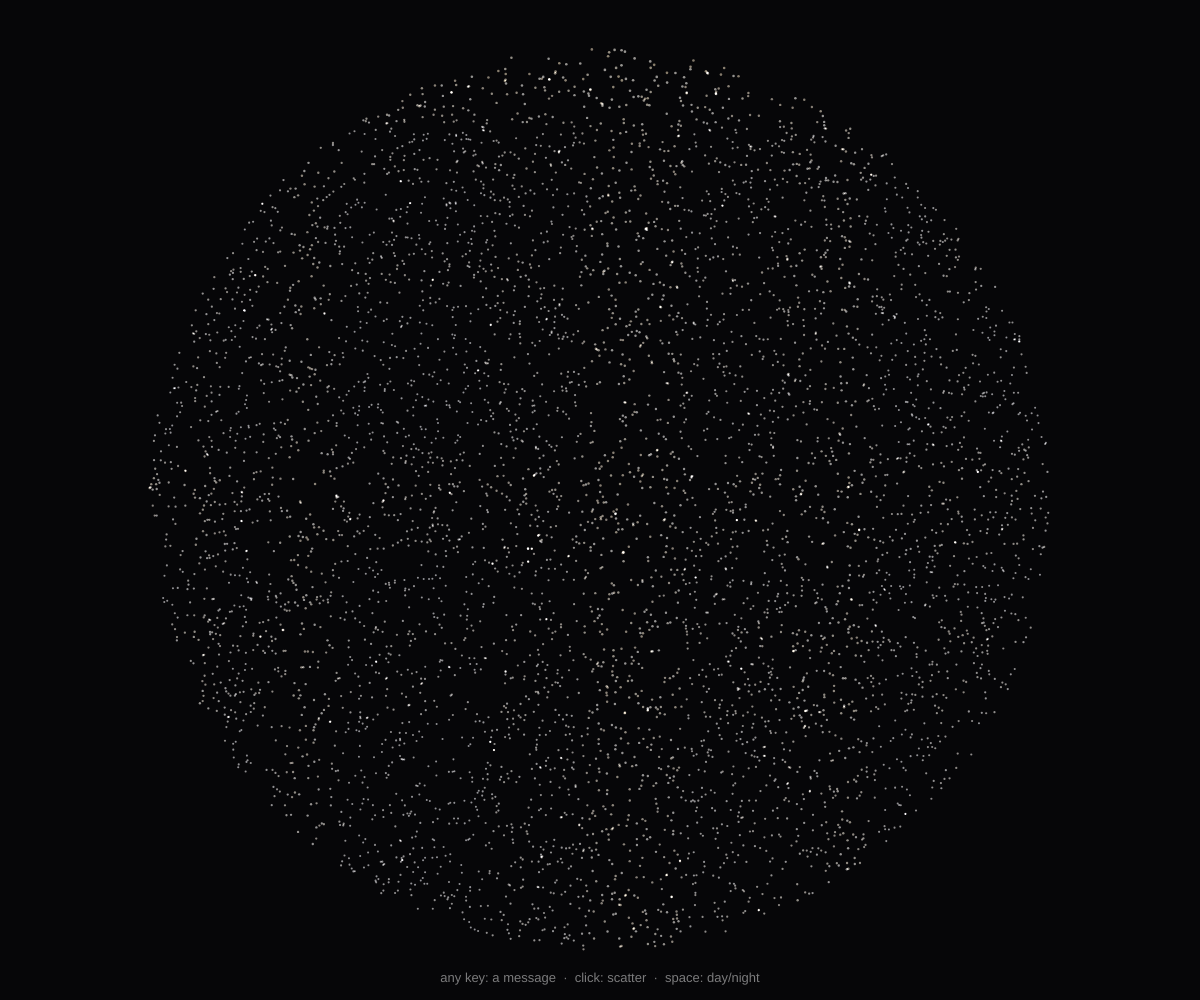
Frame 1 (no input)
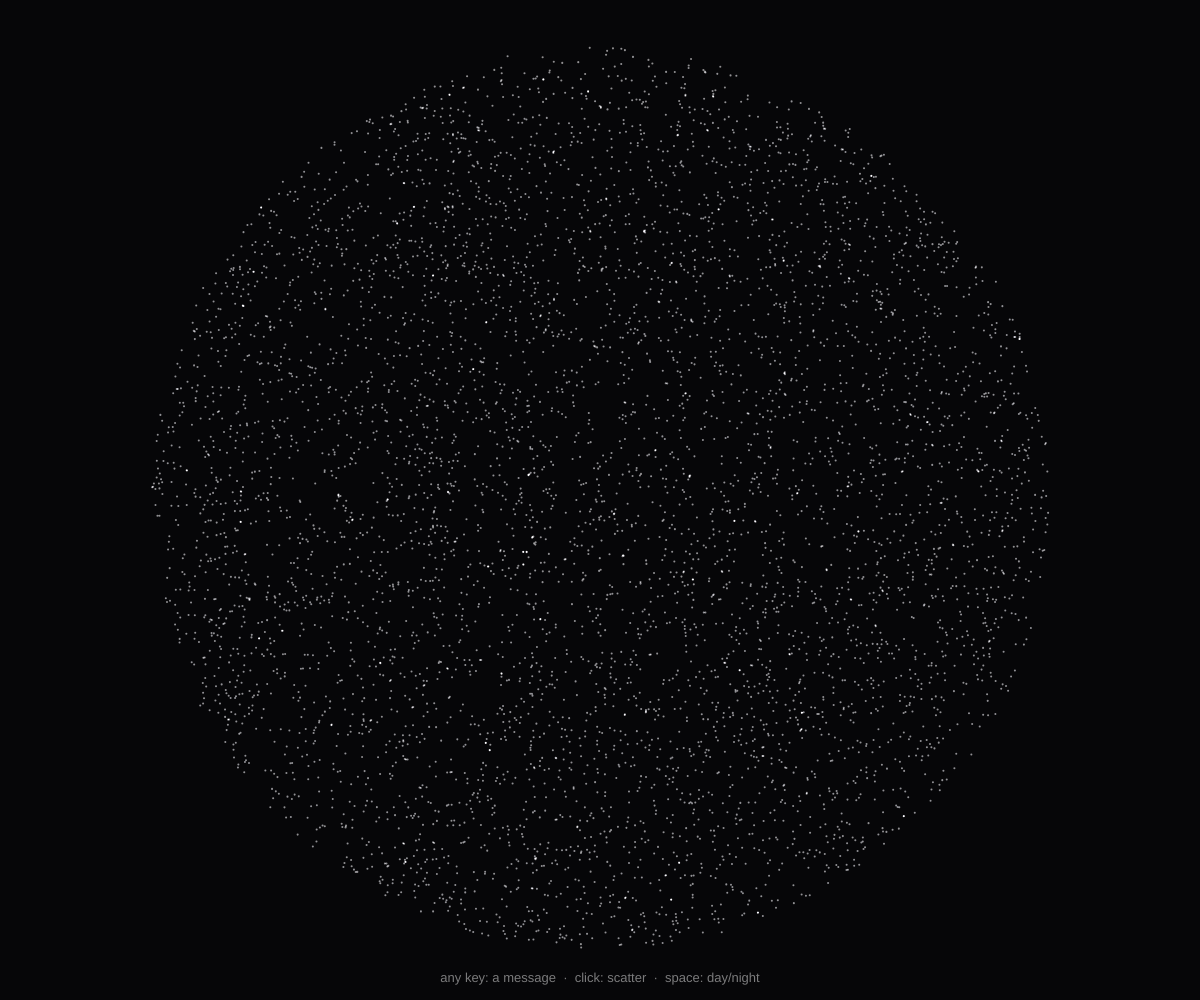
Frame 60 (no input)
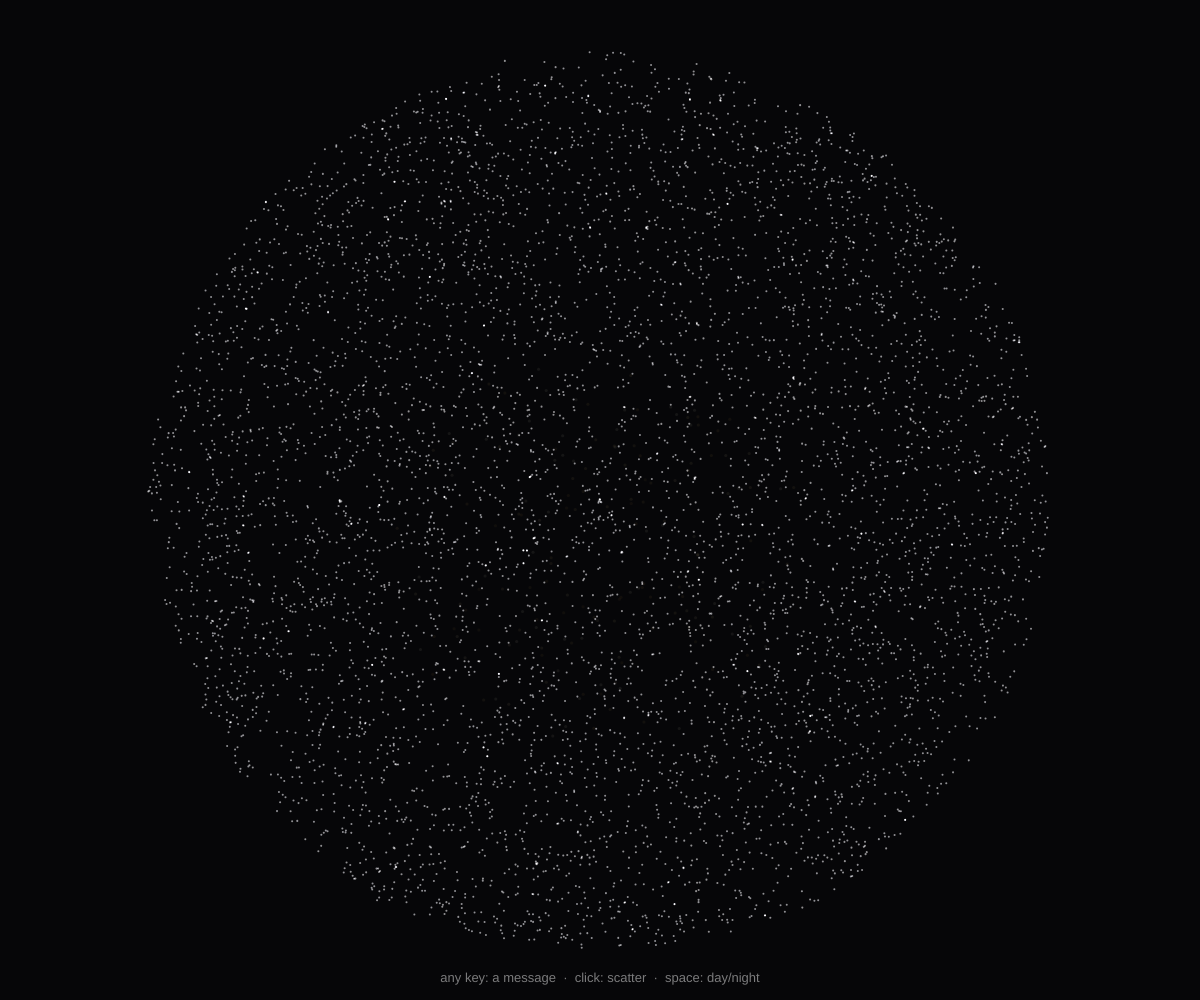
Frame 120 (the mouse pressed at the canvas centre since frame 60)

The p5.js sketch that drew these frames (run headless with seeded random() and noise() and a simulated clock; from frame 60 on, the mouse is pressed at the canvas centre):

// p5.js sketch
// ── sketch.js
// Stardust Messages — a remix of "Print Dust" by Ivan Rudnicki
//  - ANY KEY: dust quickly gathers into a random message in gold leaf and stays
//  - CLICK: dust bursts out from the click and scatters back into a cloud
//  - SPACE: night (black + white dust) <-> day (cream + red/green dust)
//  - slow mouse: dust gently follows · fast mouse: dust is pushed and flung
//  - moving dust turns to shimmering gold leaf

const NUM = 6000;      // number of dust particles (reduce if lagging)
const SPRING = 0.22;   // how fast dust flies to its target (higher = faster)
const DAMP = 0.72;     // friction (lower = settles faster)

const QUOTES = [
  "Small steps still move you forward.",
  "You are allowed to start again.",
  "Be gentle with yourself today.",
  "Curiosity is a kind of courage.",
  "Every star was once dust.",
  "Done is better than perfect.",
  "Slow is still progress.",
  "You've already come so far.",
  "Rest is part of the work.",
  "Your pace is the right pace.",
  "Tiny light still counts.",
  "Keep going. You're doing fine."
];

// gold leaf tones: from pale highlight to deep bronze
const LEAF_NIGHT = [
  [255, 247, 220],
  [242, 214, 140],
  [214, 172, 82],
  [176, 130, 50],
  [130, 92, 34]
];
const LEAF_DAY = [
  [214, 172, 82],
  [190, 145, 60],
  [160, 116, 42],
  [128, 88, 30],
  [96, 64, 22]
];

let dust = [];
let sparks = [];
let night = true;
let quoteMode = false;
let lastQuote = '';
let mouseSpeed = 0, mvx = 0, mvy = 0;

const NIGHT_BG = [6, 6, 8];
const DAY_BG = [250, 244, 230];
const WHITE = [235, 235, 240];
const RED = [224, 71, 76];
const GREEN = [96, 168, 80];

function setup() {
  createCanvas(windowWidth, windowHeight);
  pixelDensity(1);
  makeDust();
}

function makeDust() {
  dust = [];
  for (let i = 0; i < NUM; i++) {
    const p = cloudPoint();
    dust.push({
      x: p.x, y: p.y, vx: 0, vy: 0,
      tx: p.x, ty: p.y,
      hx: p.x, hy: p.y,
      red: random() < 0.5,
      q: false,
      tone: random(),
      phase: random(TWO_PI),
      rate: random(1.5, 4)
    });
  }
}

function cloudPoint() {
  const a = random(TWO_PI);
  const r = sqrt(random()) * min(width, height) * 0.45;
  return { x: width / 2 + cos(a) * r, y: height / 2 + sin(a) * r };
}

function goldLeaf(d, time, boost) {
  const pal = night ? LEAF_NIGHT : LEAF_DAY;
  const s = pow(max(0, sin(time * d.rate + d.phase)), 8);
  let pos = d.tone - s * 0.9 - boost * 0.5;
  pos = constrain(pos, 0, 1) * (pal.length - 1);
  const i = floor(pos), f = pos - i;
  const a = pal[i], b = pal[min(i + 1, pal.length - 1)];
  return [lerp(a[0], b[0], f), lerp(a[1], b[1], f), lerp(a[2], b[2], f)];
}

function draw() {
  background(...(night ? NIGHT_BG : DAY_BG));
  if (night) blendMode(ADD);
  measureMouse();
  const time = millis() / 1000;
  const t = millis() * 0.0004;
  const R = 90;
  const SLOW = 3;

  for (const d of dust) {
    let tx = d.tx, ty = d.ty;
    if (!d.q) {
      tx += (noise(d.hx * 0.01, t) - 0.5) * 30;
      ty += (noise(d.hy * 0.01, t + 9) - 0.5) * 30;
    }
    d.vx += (tx - d.x) * SPRING;
    d.vy += (ty - d.y) * SPRING;

    const ax = d.x - mouseX, ay = d.y - mouseY;
    const dist2 = ax * ax + ay * ay;
    if (dist2 > 0.1 && dist2 < R * R) {
      const dd = sqrt(dist2);
      const falloff = 1 - dd / R;
      if (mouseSpeed < SLOW) {
        d.vx -= (ax / dd) * 1.2 * falloff;
        d.vy -= (ay / dd) * 1.2 * falloff;
      } else {
        const power = constrain(map(mouseSpeed, SLOW, 40, 0.5, 3), 0.5, 3);
        d.vx += (ax / dd) * 8 * power * falloff + mvx * 0.6 * falloff;
        d.vy += (ay / dd) * 8 * power * falloff + mvy * 0.6 * falloff;
      }
    }

    d.vx *= DAMP;
    d.vy *= DAMP;
    d.x += d.vx;
    d.y += d.vy;

    const speed = sqrt(d.vx * d.vx + d.vy * d.vy);
    const glow = constrain(speed / 4, 0, 1);
    let c, alpha, w;
    if (d.q) {
      c = goldLeaf(d, time, glow);
      alpha = 255;
      w = 2.6;
    } else {
      const base = night ? WHITE : (d.red ? RED : GREEN);
      const leaf = goldLeaf(d, time, glow);
      c = [
        lerp(base[0], leaf[0], glow),
        lerp(base[1], leaf[1], glow),
        lerp(base[2], leaf[2], glow)
      ];
      alpha = quoteMode ? 45 : (night ? 150 : 255);
      w = 2 + glow * 1.5;
    }
    stroke(c[0], c[1], c[2], alpha);
    strokeWeight(w);
    point(d.x, d.y);
  }

  drawSparks(time);
  blendMode(BLEND);

  noStroke();
  fill(night ? 255 : 60, 120);
  textAlign(CENTER, CENTER);
  textSize(13);
  text('any key: a message  ·  click: scatter  ·  space: day/night',
    width / 2, height - 22);
}

function measureMouse() {
  const dx = mouseX - pmouseX, dy = mouseY - pmouseY;
  mouseSpeed = lerp(mouseSpeed, sqrt(dx * dx + dy * dy), 0.3);
  mvx = lerp(mvx, dx, 0.3);
  mvy = lerp(mvy, dy, 0.3);
}

function keyPressed() {
  if (key === ' ') {
    night = !night;
    return false;
  }
  if (key.length === 1) showQuote();
}

// on phones: tap = message when idle, scatter when a message is showing
function touchStarted() {
  if (quoteMode) mousePressed();
  else showQuote();
  return false;
}

function showQuote() {
  let q = random(QUOTES);
  while (q === lastQuote && QUOTES.length > 1) q = random(QUOTES);
  lastQuote = q;

  const pts = shuffle(textTargets(q));
  const order = shuffle([...dust]);
  const n = min(pts.length, floor(order.length * 0.8));

  order.forEach((d, i) => {
    if (i < n) {
      d.q = true;
      d.tx = pts[i].x;
      d.ty = pts[i].y;
    } else {
      d.q = false;
      const a = atan2(d.hy - height / 2, d.hx - width / 2);
      const r = random(0.48, 0.7) * max(width, height);
      d.tx = width / 2 + cos(a) * r;
      d.ty = height / 2 + sin(a) * r;
    }
  });
  quoteMode = true;
}

function release() {
  quoteMode = false;
  for (const d of dust) {
    d.q = false;
    d.tx = d.hx;
    d.ty = d.hy;
  }
}

function textTargets(str) {
  const g = createGraphics(width, height);
  g.pixelDensity(1);
  g.background(0);
  g.fill(255);
  g.noStroke();
  g.textStyle(BOLD);
  g.textAlign(CENTER, CENTER);
  g.textWrap(WORD);

  const boxW = width * 0.85, boxH = height * 0.6;
  let size = min(width, height) * 0.14;
  g.textSize(size);
  while (size > 16 && (g.textWidth(str) / boxW + 1) * size * 1.3 > boxH) {
    size -= 2;
    g.textSize(size);
  }
  g.text(str, (width - boxW) / 2, (height - boxH) / 2, boxW, boxH);

  g.loadPixels();
  const pts = [];
  const step = max(3, floor(size / 18));
  for (let y = 0; y < g.height; y += step) {
    for (let x = 0; x < g.width; x += step) {
      if (g.pixels[4 * (y * g.width + x)] > 128) pts.push({ x, y });
    }
  }
  g.remove();
  return pts;
}

function mousePressed() {
  release();

  const B = 220;
  for (const d of dust) {
    const ax = d.x - mouseX, ay = d.y - mouseY;
    const dd = sqrt(ax * ax + ay * ay);
    if (dd > 0.1 && dd < B) {
      const f = 30 * (1 - dd / B);
      d.vx += (ax / dd) * f;
      d.vy += (ay / dd) * f;
    }
  }
  for (let k = 0; k < 160; k++) {
    const a = random(TWO_PI), s = random(2, 9);
    sparks.push({
      x: mouseX, y: mouseY,
      vx: cos(a) * s, vy: sin(a) * s,
      life: 255,
      tone: random(), phase: random(TWO_PI), rate: random(4, 9)
    });
  }
}

function drawSparks(time) {
  for (let k = sparks.length - 1; k >= 0; k--) {
    const s = sparks[k];
    s.x += s.vx;
    s.y += s.vy;
    s.vx *= 0.96;
    s.vy = s.vy * 0.96 + 0.06;
    s.life -= 4;
    const c = goldLeaf(s, time, 0.3);
    stroke(c[0], c[1], c[2], s.life);
    strokeWeight(3);
    point(s.x, s.y);
    if (s.life <= 0) sparks.splice(k, 1);
  }
}

function windowResized() {
  resizeCanvas(windowWidth, windowHeight);
  makeDust();
  quoteMode = false;
}
